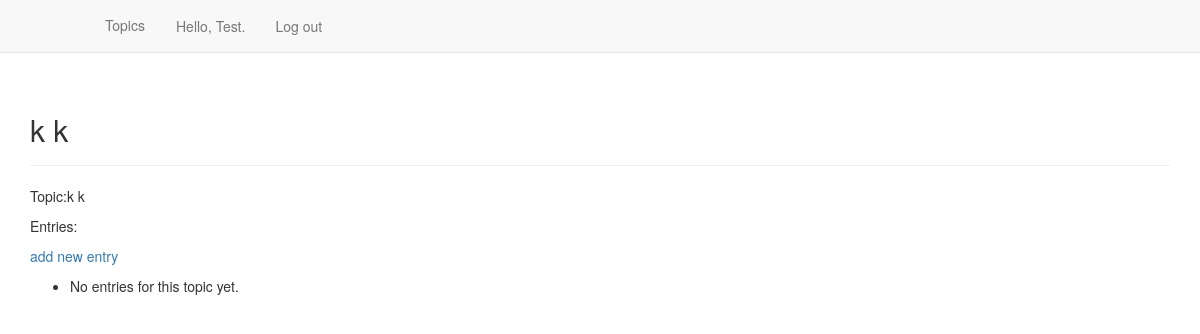
/topics/4 (signed in), run on an earlier commit of the app's database.
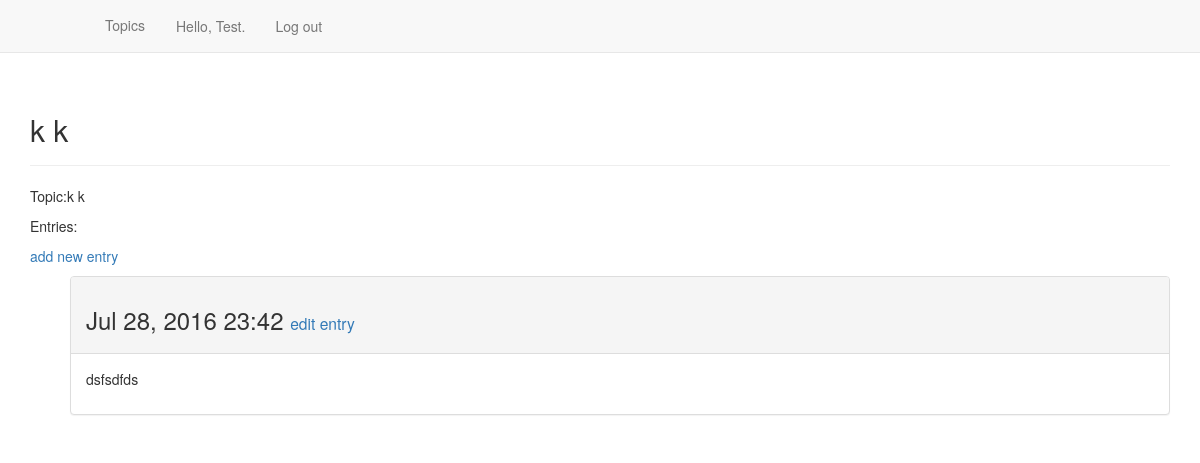
And on a later commit of the database.
### learning_logs/models.py (models this page shows, shortened)
class Entry(models.Model):
    topic = models.ForeignKey(Topic)
    text = models.TextField()
    date_added = models.DateTimeField(auto_now_add =True)
    class Meta:
        verbose_name_plural = 'entries'

### learning_logs/views.py (the view)
# urls.py: url(r'^topics/(?P<topic_id>\d+)$', views.topic,name= 'topic'),
@login_required
def topic(request,topic_id):
    topic = get_object_or_404(Topic, id = topic_id)
    if topic.owner != request.user:
        raise Http404
    entries = topic.entry_set.order_by('-date_added')
    context = {'topic':topic, 'entries':entries}
    return render(request,'learning_logs/topic.html',context)

### learning_logs/models.py (called while the page is built)
    def __str__(self):
        return self.text

### learning_logs/templates/learning_logs/topic.html
{% extends "learning_logs/base.html" %}
{% block header %}
	<h2>{{ topic }} </h2>
{% endblock header %}
{%block content %}
	<p> Topic:{{ topic }} </p>
	<p> Entries: </p>
	<p>
		<a href="{% url 'learning_logs:new_entry' topic.id %}"> add new entry</a>
	</p>
	<ul>
		{% for entry in entries %}
			<div class = "panel panel-default">
				<div class ="panel-heading">
				  <h3>
					{{ entry.date_added|date:'M d, Y H:i' }}
					<small>
						<a href ="{% url 'learning_logs:edit_entry' entry.id %}"> edit entry</a>
					</small>
				  </h3>
				 </div>
				 <div class ="panel-body">
				 	{{ entry.text|linebreaks }}
				 </div>
			</div>
		{% empty %}
			<li>No entries for this topic yet.</li>
		{% endfor %}
{% endblock content %}

What changed in the data, as far as the page shows it:
added Entry: date_added "Jul 28, 2016 23:42", text "dsfsdfds"
Also different on the page:
text no longer shown: "No entries for this topic yet."
